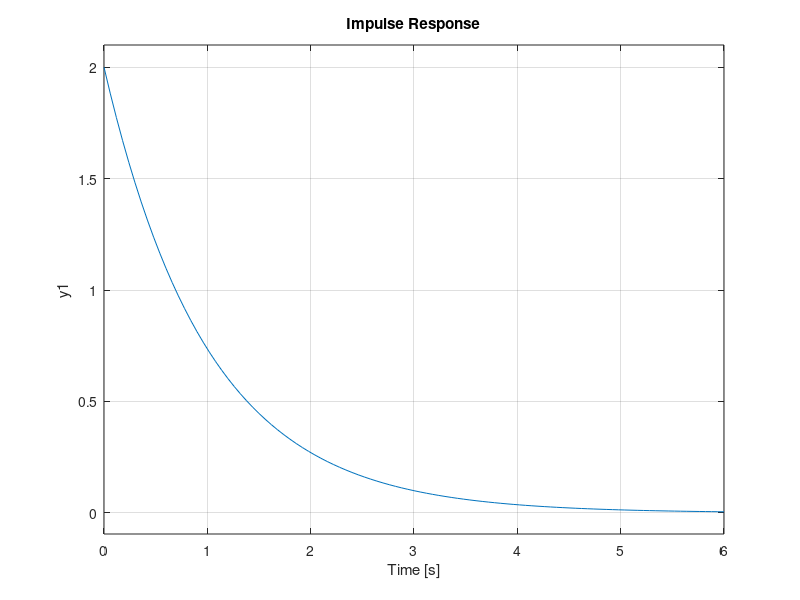
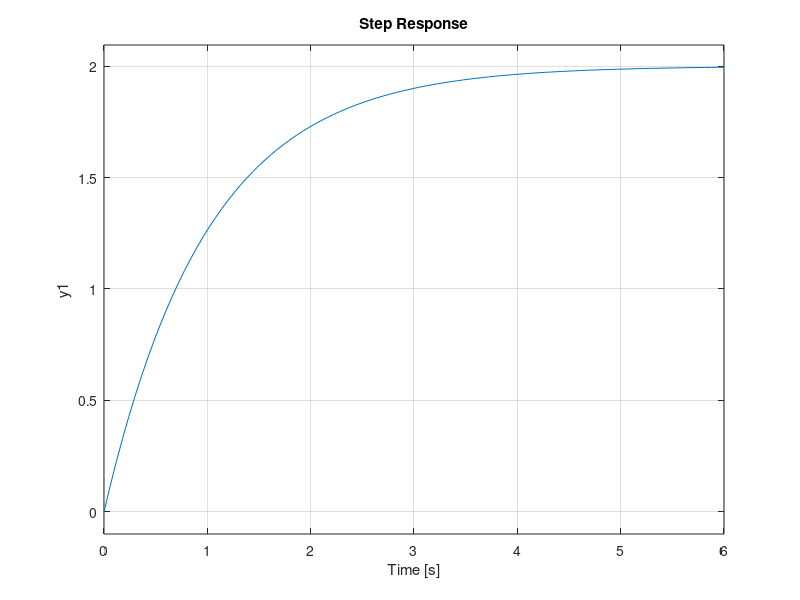

These figures' MATLAB source, in order:
clc, clear

%% Representacion de estado

% Ejemplo

% ẋ = [0  0]x + [1]u
%     [1 -1]    [0]

% y = [2 -2]x

%% Desarrollo

% Se crea el modelo de espacios de estado
A = [0 0; 1 -1];
B = [1; 0];
C = [2 -2];
D = 0;
sys = ss(A,B,C,D);

% Se grafica la respuesta del sistema a una señal impulso de entrada
figure(1)
impulse(sys)

% Se grafica la respuesta del sistema a una señal paso de entrada
figure(2)
step(sys)